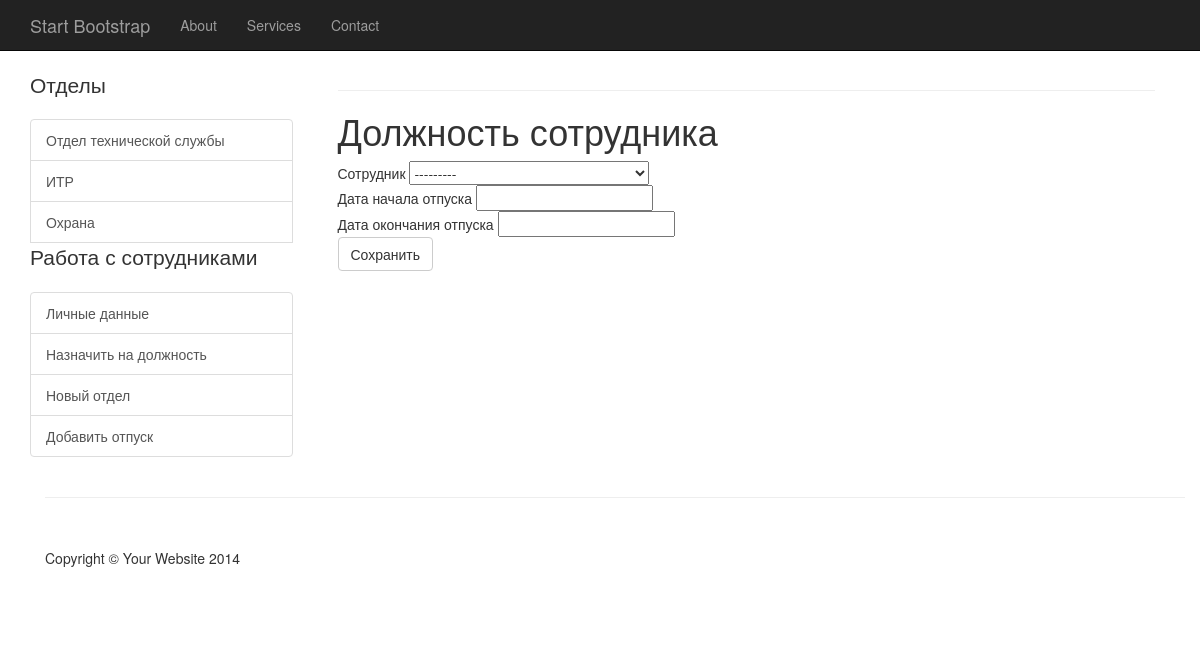
Page /newvacation/ on the committed database.
### ok/models.py (models this page shows, shortened)
class Category(models.Model):
    name = models.CharField(max_length=100)
    slug = models.SlugField(blank=True)
    class Meta:
        verbose_name = 'Отдел'
        verbose_name_plural = 'Отделы'
    def get_absolute_url(self):
        return reverse('category_detail', kwargs={'category_slug': self.slug})

### ok/views.py (the view)
# urls.py: path('newvacation/', new_vacation, name='new_vacation'),
def new_vacation(request):
    if request.method == 'POST':
        form = AddVacation(request.POST)
        print(request.POST)
        print(form.is_valid())
        if form.is_valid():
            form.save()
        else:
            print(form.errors)
    else:
        form = AddVacation()
    context = {
        'form': form,
    }
    return render(request, 'newvacation.html', context)

### ok/forms.py
class AddVacation(forms.ModelForm):
    class Meta:
        model = Vacation
        fields = ('user', 'start_vacation', 'end_vacation',)

### context_processors/category.py (called while the page is built)
def menu(request):
    category_list = Category.objects.all()
    return {'category_list': category_list}

### ok/models.py (called while the page is built)
    def __str__(self):
        return str(self.surname + ' ' + self.name + ' ' + self.patronymic)

### templates/newvacation.html (shortened to what this page needs)
{% extends 'base.html' %}
{% block content %}
    <div class="col-md-9">
<div class="col-sm-12">
<hr>
    <h1>Должность сотрудника</h1>
    <form method="POST" class="post-form" enctype="multipart/form-data">{% csrf_token %}
      Сотрудник  {{ form.user }} <br>
        Дата начала отпуска {{ form.start_vacation }}<br>
        Дата окончания отпуска {{ form.end_vacation}}<br>
        <button type="submit" class="save btn btn-default">Сохранить</button>
    </form>
</div>
    </div>
{% endblock content %}

### templates/base.html (shortened to what this page needs)
{% load static %}
<!DOCTYPE html>
<html lang="en">
<head>
    <link rel='stylesheet' href='{% static 'css/bootstrap.css' %}'>
    <link rel='stylesheet' href='{% static 'css/shop-homepage.css' %}'>
</head>
<body>
    <nav class="navbar navbar-inverse navbar-fixed-top" role="navigation">
        <div class="container">
            <div class="navbar-header">
                <a class="navbar-brand" href="#">Start Bootstrap</a>
            </div>
            <div class="collapse navbar-collapse" id="bs-example-navbar-collapse-1">
                <ul class="nav navbar-nav">
                    <li>
                        <a href="#">About</a>
                    </li>
                    <li>
                        <a href="#">Services</a>
                    </li>
                    <li>
                        <a href="#">Contact</a>
                    </li>
                </ul>
            </div>
        </div>
    </nav>
    <div class="container">
        <div class="row">
            <div class="col-md-3">
                <p class="lead">Отделы</p>
                <div class="list-group">
                {% for category in category_list %}
                    <a href="{{ category.get_absolute_url }}" class="list-group-item">{{ category.name }}</a>
                {% endfor %}
                    <p class="lead">Работа с сотрудниками</p>
                    <div class="list-group">
                        <a href="{% url 'new_employee' %}" class="list-group-item">Личные данные</a>
                        <a href="{% url 'new_position' %}" class="list-group-item">Назначить на должность</a>
                        <a href="{% url 'new_category' %}" class="list-group-item">Новый отдел</a>
                        <a href="{% url 'new_vacation' %}" class="list-group-item">Добавить отпуск</a>
                    </div>
                </div>
            </div>
            {% block content %}{% endblock content %}
    </div>
    <div class="container">
        <hr>
        <footer>
            <div class="row">
                <div class="col-lg-12">
                    <p>Copyright &copy; Your Website 2014</p>
                </div>
            </div>
        </footer>
    </div>
</body>
</html>

### static_in_dev/css/shop-homepage.css (style rules this page uses)
body { padding-top: 70px; }
footer { margin: 50px 0; }

### rows in the picture
Category: name "Отдел технической службы"
Category: name "ИТР"
Category: name "Охрана"
